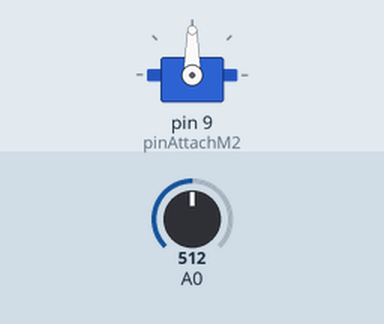
Recording of a sketch running on a simulated Arduino Uno, built with avr-gcc and run on an emulated ATmega328P. On the bench: servo. The inputs (shaded band) are chosen by the test bench; at power-on: A0 = 512.

Above: at 1.2 s.
1.3 s: A0 set to 716
At 1.8 s:
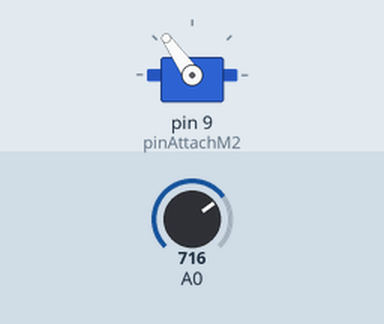
2.8 s: A0 set to 900
At 4.0 s:
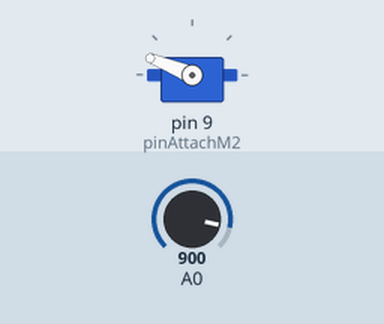
4.3 s: A0 set to 1023
At 5.3 s:
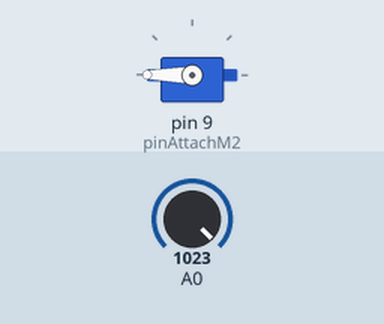
5.8 s: A0 set to 306
At 6.4 s:
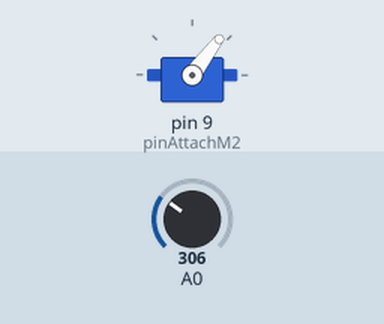
7.3 s: A0 set to 122
At 7.6 s:
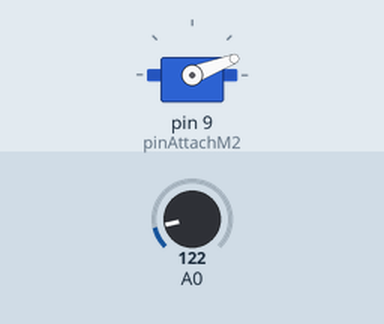
Timing chart, 0 to 9.8 s (numbered marks = the images above; inputs shaded):
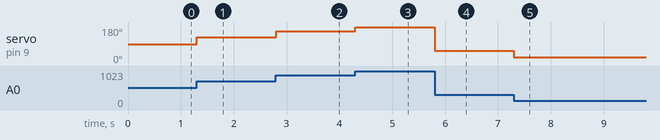

Measured:
- after the input at 1.3 s, servo on pin 9 (pinAttachM2): 90° → 125° at once
- after the input at 2.8 s, servo on pin 9 (pinAttachM2): 125° → 158° at once
- after the input at 4.3 s, servo on pin 9 (pinAttachM2): 158° → 180° at once
- after the input at 5.8 s, servo on pin 9 (pinAttachM2): 180° → 53° at once
- after the input at 7.3 s, servo on pin 9 (pinAttachM2): 53° → 21° at once

The sketch:

Feedback_System__Servo_Motor_Code.ino
```cpp
// 1- Start.
// 2- Connect the Two motors to the Arduino.
// 3- Connect the internal potentiometer in the motor1 to the analog input in the Arduino.
// 4- Move motor1.
// 5- The value of the internal potentiometer in the motor1 will change according to the movement.
// 6- Read the value of the internal potentiometer.
// 7- Motor2 will move accroding to the movement of motor1.
// 8- End.

// Arduino Servo Library
#include <Servo.h>

// The potentiometer act like motor1 that we will get the reading from it.

int Feedback_Value;    // Read the value of the motor1 from the potentiometer.
int pinAttachM2 = 9;  // The pin that attached to the motor 1

Servo Motor2;

void setup()
{
  Motor2.attach(pinAttachM2);
}

void loop()
{
    Feedback_Value = analogRead(A0);
    Feedback_Value = map(Feedback_Value,0,1023,0,180);
    Motor2.write(Feedback_Value);
}
```
